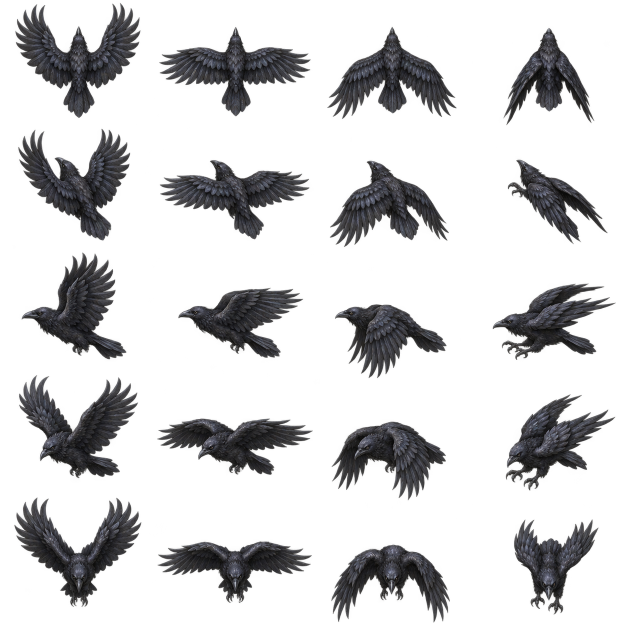
#> input picture art/raven/sheet.png, 1254 x 1254 px (shown at 1/2 size)
$ python build_raven_animations.py
#> lines starting #> are read from the running program, lines starting #| are printed output that depends on the picture
### tools/build_succubus_animations.py
#!/usr/bin/env python3
"""Convert the supplied succubus sheet to ClassicUO's monster animation format."""

from itertools import groupby
from pathlib import Path
from struct import pack

from PIL import Image


ROOT = Path(__file__).resolve().parents[1]
CELL = 128
ROW_STRIDE = CELL + 1
ANCHOR_X, ANCHOR_Y = 64, 114
CHROMA_KEY = (255, 0, 255)

# Each strip starts with the south-facing view, then turns clockwise through
# southwest, west, northwest and north. ClassicUO mirrors the other three views.
STRIPS = {
    "death": (0, 7, 24),
    "attack": (0, 1045, 16),
    "hit": (2049, 1045, 7),
    "idle": (0, 2083, 14),
    "walk": (1793, 2083, 8),
}

# Ordered like ClassicUO's HighAnimationGroup, with the supplied sequences
# shared by slots for which the sheet has no dedicated animation.
ACTIONS = (
    "walk", "idle", "death", "death",                    # Walk, Stand, Die1–2
    "attack", "attack", "attack",                       # Attack1–3
    "idle", "idle", "idle", "hit", "attack",             # Misc1–3, Stumble, SlapGround
    "attack", "hit", "idle", "hit", "hit",               # Cast, GetHit1, Misc4, GetHit2–3
    "idle", "idle", "walk", "idle", "death",             # Fidget1–2, Fly, Land, DieInFlight
)


# [7 lines left out: function encode_strip, not called in this run]


def encode_frames(strip_image, mask, cell_width, anchor_x, anchor_y, *, reserved_colors=()):
    count = strip_image.width // cell_width
    indexed = strip_image.quantize(colors=256 - len(reserved_colors), dither=Image.Dither.NONE)
    if reserved_colors:
        # Tiny, bright details can otherwise disappear among a monster's armour tones.
        palette = list(indexed.getpalette()[:3 * (256 - len(reserved_colors))])
        palette.extend([0] * (3 * (256 - len(reserved_colors)) - len(palette)))
        palette.extend(channel for color in reserved_colors for channel in color)
        indexed.putpalette(palette)
        indexed = strip_image.quantize(palette=indexed, dither=Image.Dither.NONE)
    colors = indexed.getpalette()
    palette = [
        (colors[i] >> 3) << 10 | (colors[i + 1] >> 3) << 5 | (colors[i + 2] >> 3)
        for i in range(0, len(colors), 3)
    ]

    frames = []
    for frame in range(count):
        box = (frame * cell_width, 0, (frame + 1) * cell_width, strip_image.height)
        frame_mask = mask.crop(box)
        bounds = frame_mask.getbbox()
        if bounds is None:
            raise ValueError(f"Empty animation frame {frame}")

        x0, y0, x1, y1 = bounds
        width, height = x1 - x0, y1 - y0
        encoded = bytearray(pack("<hhhh", anchor_x - x0, anchor_y - y1, width, height))
        pixels = indexed.crop(box).load()
        opaque = frame_mask.load()
        for y in range(y0, y1):
            for present, run in groupby(range(x0, x1), key=lambda x: opaque[x, y]):
                if present:
                    start, *rest = run
                    length = 1 + len(rest)
                    # MUL runs store signed offsets relative to the common ground anchor.
                    header = ((start - anchor_x) & 0x3FF) << 22 | ((y - anchor_y) & 0x3FF) << 12 | length
                    encoded.extend(pack("<I", header))
                    encoded.extend(pixels[x, y] for x in range(start, start + length))
        encoded.extend(pack("<I", 0x7FFF7FFF))
        frames.append(encoded)

    offsets = []
    offset = 4 * (1 + count)
    for frame in frames:
        offsets.append(offset)
        offset += len(frame)
    palette.extend([0] * (256 - len(palette)))
    return pack("<256H", *palette) + pack(f"<I{count}I", count, *offsets) + b"".join(frames)


# [20 lines left out: function main, not called in this run]


# [2 lines that do not run on import are left out]

### tools/build_raven_animations.py
#!/usr/bin/env python3
"""Pack Sanctuary's generated raven poses using the Succubus MUL encoder."""

from math import cos, pi, sin
from struct import pack

from PIL import Image

from build_succubus_animations import ACTIONS, ROOT, encode_frames


ART = ROOT / "art" / "raven"
CELL_WIDTH, CELL_HEIGHT = 160, 112
ANCHOR = (80, 91)
# The source rows face north through south. Native animation directions start south.
ROW_BOUNDS = (
    (0, 250, 501, 750, 994, 1254),
    (0, 250, 501, 752, 1003, 1254),
    (0, 250, 501, 756, 1003, 1254),
    (0, 250, 501, 752, 1003, 1254),
)
FLIGHT = (0, 1, 2, 1)
DIVE = (0, 1, 3, 3, 3, 3, 2, 2, 1, 0)
FLOCK_POSITIONS = ((0, 0), (-19, 12), (19, 12), (-30, 25), (30, 25))


def load_poses():
    with Image.open(ART / "sheet.png") as source:
        sheet = source.convert("RGBA")
    if sheet.size != (1254, 1254):
        raise ValueError("Expected the 1254 × 1254 Raven source sheet")

    for direction in range(5):
        poses = []
        row = 4 - direction
        for column, bounds in enumerate(ROW_BOUNDS):
            box = (column * sheet.width // 4, bounds[row],
                   (column + 1) * sheet.width // 4, bounds[row + 1])
            pose = sheet.crop(box)
            trimmed = pose.getchannel("A").point(lambda alpha: 255 if alpha >= 96 else 0).getbbox()
            if trimmed is None:
                raise ValueError(f"Missing pose {column} facing {direction}")
            pose = pose.crop(trimmed)
            poses.append(pose.resize((round(pose.width * 0.135), round(pose.height * 0.135)),
                                     Image.Resampling.LANCZOS))
        yield poses


def render_strip(poses, direction, count, dive):
    sequence = DIVE if dive else FLIGHT
    strip = Image.new("RGBA", (CELL_WIDTH * len(sequence), CELL_HEIGHT))
    angle = direction * pi / 4
    facing_x, facing_y = -sin(angle), cos(angle)
    for frame, pose_index in enumerate(sequence):
        positions = []
        for bird, (side, trail) in enumerate(FLOCK_POSITIONS[:count]):
            if dive:
                pose = poses[pose_index]
                thrust = (0, 2, 6, 10, 13, 11, 8, 5, 2, 0)[frame]
                drop = (0, 0, 2, 7, 11, 10, 7, 4, 1, 0)[frame]
            else:
                phase = (frame + bird) % len(FLIGHT)
                pose = poses[FLIGHT[phase]]
                thrust, drop = 0, (0, 1, 3, 1)[phase]
            x = round(ANCHOR[0] + facing_y * side + facing_x * (thrust - trail))
            y = round(ANCHOR[1] - 32 - bird * 2 + drop
                      + (facing_y * (thrust - trail) - facing_x * side) * 0.6)
            positions.append((y, x, pose))
        for y, x, pose in sorted(positions, key=lambda item: item[0]):
            strip.alpha_composite(pose, (frame * CELL_WIDTH + x - pose.width // 2, y - pose.height // 2))
    return strip


def main():
    poses_by_direction = list(load_poses())
#> poses_by_direction = 5 items
    data = bytearray()
    index = bytearray()
    for count in range(1, len(FLOCK_POSITIONS) + 1):
        entries = {}
        for direction, poses in enumerate(poses_by_direction):
            for dive in (False, True):
                strip = render_strip(poses, direction, count, dive)
                mask = strip.getchannel("A").point(lambda alpha: 255 if alpha >= 100 else 0)
                block = encode_frames(strip.convert("RGB"), mask, CELL_WIDTH, *ANCHOR)
                entries[dive, direction] = pack("<III", len(data), len(block), 0)
                data.extend(block)
        for action in ACTIONS:
            for direction in range(5):
                index.extend(entries[action == "attack", direction])
#> this loop made 5 passes
#> pass 1, in encode_frames, `indexed = strip_image.quantize(colors=256 - len(reserved_colors), dith..`:
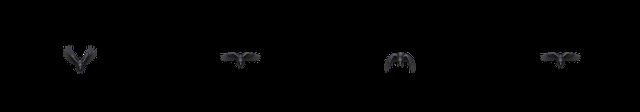
#> indexed: PIL image 640x112 P; mean R, G, B 1.3, 1.3, 1.4
#> pass 1, in encode_frames (call 2), `indexed = strip_image.quantize(colors=256 - len(reserved_colors), dith..`:
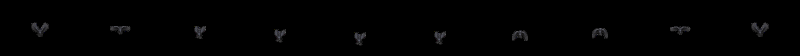
#> indexed: PIL image 1600x112 P (shown at 1/2 size); mean R, G, B 1.3, 1.3, 1.4
    (ART / "raven.idx").write_bytes(index)
    (ART / "raven.mul").write_bytes(data)


if __name__ == "__main__":
    main()
